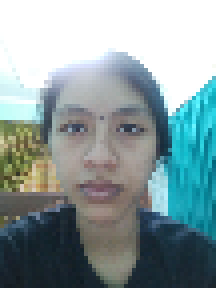
#> input picture public/code/wajah.png, 54 x 72 px (shown 4 times larger)
$ python checkFace.py wajah.png
#> lines starting #> are read from the running program, lines starting #| are printed output that depends on the picture
#!/usr/bin/env python
from cv2 import cv2
# import cv2
import os
import sys

def detect_faces(f_cascade, img, scaleFactor = 1.1,needGray=False):
    sub_face = None
    if needGray:
        gray = cv2.cvtColor(img, cv2.COLOR_BGR2GRAY)
    else:
        gray = img
    faces = f_cascade.detectMultiScale(gray, scaleFactor=scaleFactor, minNeighbors=1)
    for (x, y, w, h) in faces:
        sub_face = gray[y+2:y+h-2, x+2:x+w-2]

    return sub_face


if __name__=="__main__":
    haar_face_cascade = cv2.CascadeClassifier(cv2.data.haarcascades + 'haarcascade_frontalface_alt.xml')

    nmFile=sys.argv[1]
    dim=96
    img = cv2.imread(nmFile)
#> img is the input picture: shape (72, 54, 3); mean B, G, R 157.8, 156.2, 137.2
    face= True
    if img is None:
        os.system('del %s'%nmFile)
        face=False
    else:
        aligned_img = detect_faces(haar_face_cascade,img)
#> in detect_faces, `faces = f_cascade.detectMultiScale(gray, scaleFactor=scaleFactor, minN..`: faces = [[8, 19, 34, 34]]
#> the loop in detect_faces, `for (x, y, w, h) in faces:` made 1 pass
#> pass 1, in detect_faces, `sub_face = gray[y+2:y+h-2, x+2:x+w-2]`:
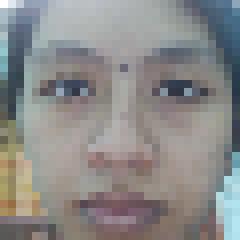
#> sub_face: shape (30, 30, 3) (shown 8 times larger); mean B, G, R 136.9, 138.1, 139.1
        if aligned_img is None:
            os.system('del %s'%nmFile)
            face=False
    if face == True:
        print("ACCEPTED")
    else:
        print("REJECTED, not face no remove , no add to repository  ")
        os.system('del %s'%nmFile)
